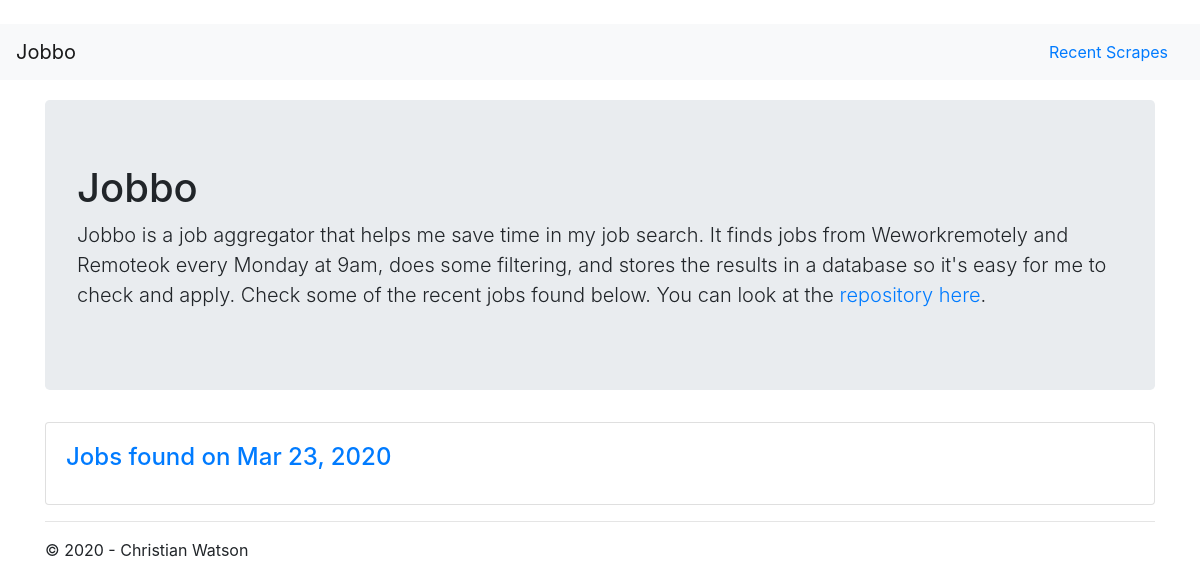
Before: / with the older database file.
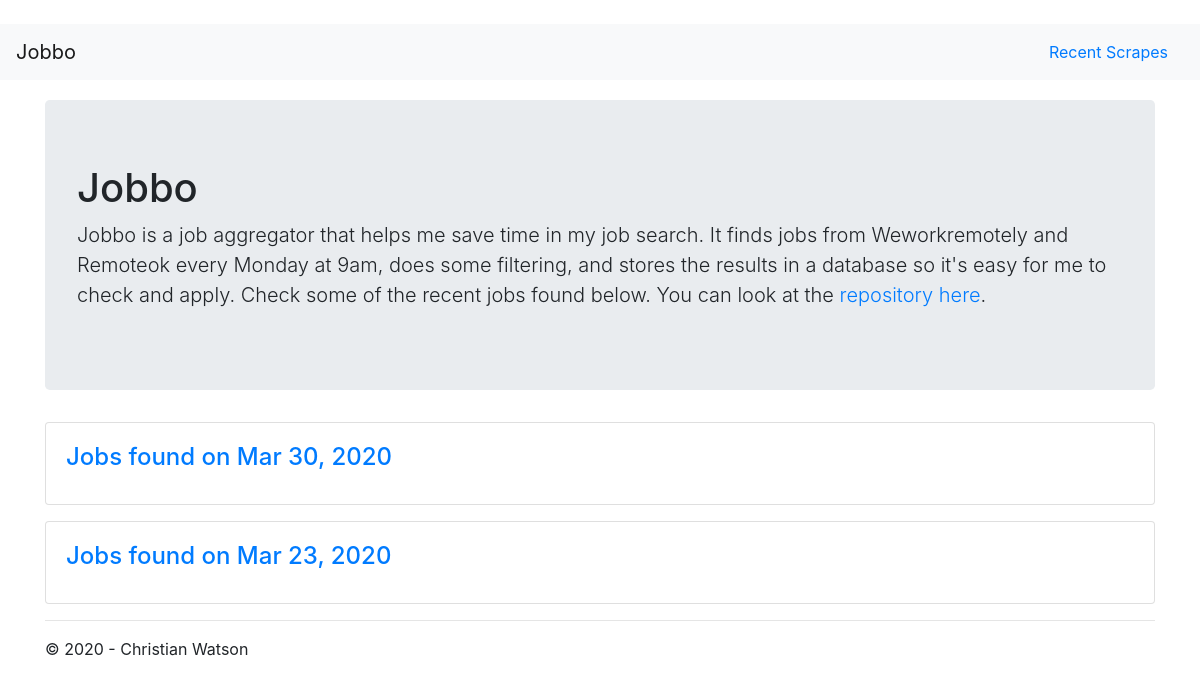
After: the same page with the newer database file.
### app/models.py (models this page shows)
class Scrape(models.Model):
    run_time = models.DateTimeField(default=timezone.now)
    class Meta:
        ordering = ['run_time']
    def __str__(self):
        return f'Jobs found on {self.run_time.strftime("%b %d, %Y")}'

### app/views.py (the view)
# urls.py: path('', views.home, name='home'),
def home(request):
    assert isinstance(request, HttpRequest)
    scrapes = Scrape.objects.all()
    return render(
        request,
        'app/index.html',
        {
            'title': 'Recent Scrapes - Jobbo',
            'year': datetime.now().year,
            'scrapes': scrapes
        }
    )

### app/templates/app/index.html
{% extends "app/layout.html" %}
{% block content %}
<div class="jumbotron">
    <h1>Jobbo</h1>
    <p class="lead">Jobbo is a job aggregator that helps me save time in my job search. It finds jobs from Weworkremotely and Remoteok every Monday at 9am, does some filtering, and stores the results in a database so it's easy for me to check and apply. Check some of the recent jobs found below. You can look at the <a href="https://github.com/nicofasho/Jobbo">repository here</a>.</p>
</div>
{% for scrape in scrapes reversed %}
<div class="card mb-3">
    <div class="card-body">
        <a href="{% url 'detail' scrape.id %}">
            <h4 class="card-title">
                {{ scrape }}
            </h4>
        </a>
    </div>
</div>
{% endfor %}
{% endblock %}

Changed rows visible on the page:
added Scrape: run_time "Jobs found on Mar 30, 2020"
